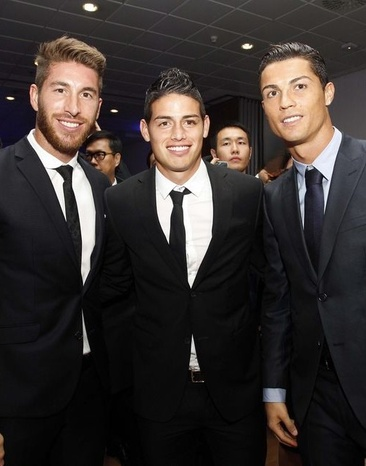
#> input picture P7.jpeg, 366 x 466 px, shrunk from 505 x 643 before the run
$ python face.py
#> lines starting #> are read from the running program, lines starting #| are printed output that depends on the picture
import cv2

image_choices = {
    "1": "P7.jpeg",
    "2": "P6.jpg",
    "3": "P3.jpg",
    "4": "P1.jpg",
}

print("Select an image to detect faces:")
for key, value in image_choices.items():
    print(f"{key}: {value}")

choice = input("Enter the number of your choice: ").strip()
#> the answer given: 1

image_path = image_choices.get(choice)
if not image_path:
    print("Invalid choice. Exiting.")
    exit()

img = cv2.imread(image_path)
#> img is the input picture: shape (466, 366, 3); mean B, G, R 46.8, 48.7, 54.9
if img is None:
    print("Could not read the image. Please check the file path.")
    exit()

# Convert to grayscale
gray = cv2.cvtColor(img, cv2.COLOR_BGR2GRAY)
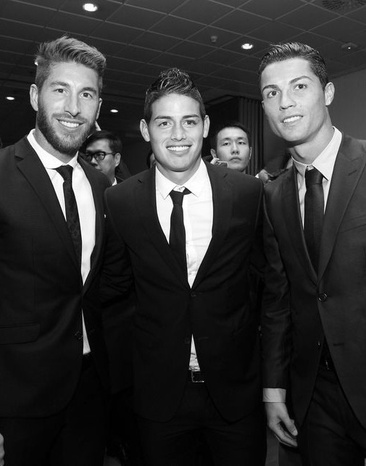
#> gray: shape (466, 366); min 0, max 255, mean 50.3

# Load Haar cascades
frontal_cascade = cv2.CascadeClassifier("haarcascade_frontalface_default.xml")
profile_cascade = cv2.CascadeClassifier("haarcascade_profileface.xml")

# If the image has only one person
one_person = input("Is this a single-person photo? (y/n): ").strip().lower()
#> the answer given: y

# Single-person face detection
if one_person == 'y':
    faces = frontal_cascade.detectMultiScale(gray, scaleFactor=1.1, minNeighbors=4, minSize=(80, 80))
#> faces = [[29, 57, 88, 88], [245, 55, 87, 87], [134, 87, 86, 86]]

    if len(faces) == 0:
        print("No face detected.")
    elif len(faces) > 1:
        print("Multiple faces detected. Expected only one.")
    else:
        (x, y, w, h) = faces[0]
        cv2.rectangle(img, (x, y), (x + w, y + h), (255, 0, 0), 3)
        print("Single face detected.")
# General multi-face detection
else:
    faces = frontal_cascade.detectMultiScale(gray, scaleFactor=1.1, minNeighbors=5, minSize=(80, 80))
    profiles = profile_cascade.detectMultiScale(gray, scaleFactor=1.1, minNeighbors=4, minSize=(50, 50))

    flipped_gray = cv2.flip(gray, 1)
    flipped_profiles = profile_cascade.detectMultiScale(flipped_gray, scaleFactor=1.1, minNeighbors=4, minSize=(50, 50))

    for (x, y, w, h) in flipped_profiles:
        x = gray.shape[1] - x - w
        profiles = list(profiles) + [(x, y, w, h)]

    all_faces = list(faces) + profiles

    def is_overlap(face1, face2, threshold=0.3):
        x1, y1, w1, h1 = face1
        x2, y2, w2, h2 = face2
        area1 = w1 * h1
        area2 = w2 * h2
        xi1, yi1 = max(x1, x2), max(y1, y2)
        xi2, yi2 = min(x1 + w1, x2 + w2), min(y1 + h1, y2 + h2)
        inter_area = max(0, xi2 - xi1) * max(0, yi2 - yi1)
        return inter_area / float(min(area1, area2)) > threshold

    final_faces = []
    for face in all_faces:
        if not any(is_overlap(face, kept) for kept in final_faces):
            final_faces.append(face)

    for (x, y, w, h) in final_faces:
        cv2.rectangle(img, (x, y), (x + w, y + h), (0, 255, 0), 3)

    print(f"{len(final_faces)} face(s) detected.")

# Show result
cv2.imshow("Detected Faces", img)
cv2.waitKey(0)
cv2.destroyAllWindows()
